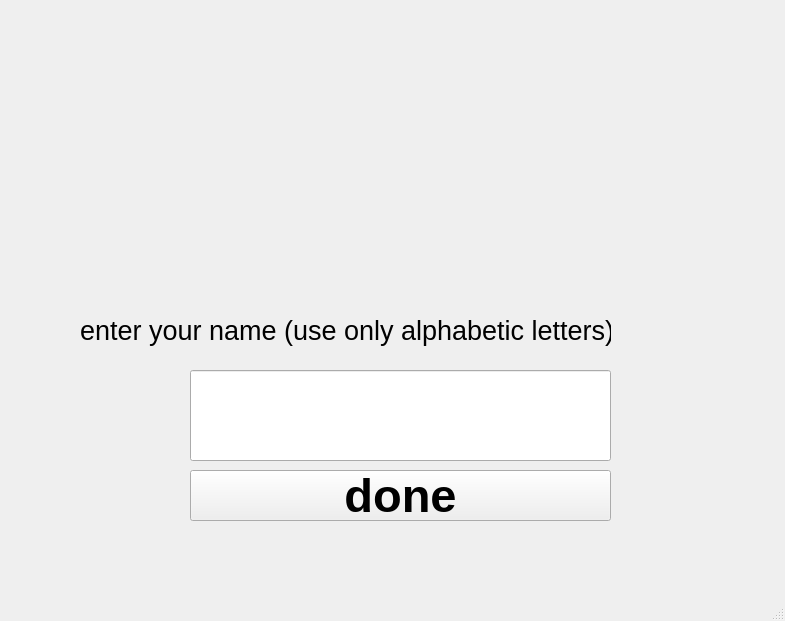
<?xml version="1.0" encoding="UTF-8"?>
<ui version="4.0">
 <class>MainWindow</class>
 <widget class="QMainWindow" name="MainWindow">
  <property name="geometry">
   <rect>
    <x>0</x>
    <y>0</y>
    <width>785</width>
    <height>621</height>
   </rect>
  </property>
  <property name="windowTitle">
   <string>MainWindow</string>
  </property>
  <widget class="QWidget" name="centralwidget">
   <widget class="QLabel" name="label">
    <property name="geometry">
     <rect>
      <x>400</x>
      <y>0</y>
      <width>381</width>
      <height>241</height>
     </rect>
    </property>
    <property name="text">
     <string/>
    </property>
    <property name="pixmap">
     <pixmap resource="res/client_imgs.qrc">:/logo/client_imgs/logo-removebg-preview.png</pixmap>
    </property>
   </widget>
   <widget class="QLineEdit" name="ip_input">
    <property name="geometry">
     <rect>
      <x>190</x>
      <y>370</y>
      <width>421</width>
      <height>91</height>
     </rect>
    </property>
    <property name="font">
     <font>
      <pointsize>28</pointsize>
     </font>
    </property>
    <property name="autoFillBackground">
     <bool>false</bool>
    </property>
    <property name="inputMethodHints">
     <set>Qt::ImhNone</set>
    </property>
    <property name="maxLength">
     <number>20</number>
    </property>
   </widget>
   <widget class="QLabel" name="label_2">
    <property name="geometry">
     <rect>
      <x>80</x>
      <y>300</y>
      <width>531</width>
      <height>61</height>
     </rect>
    </property>
    <property name="font">
     <font>
      <pointsize>20</pointsize>
     </font>
    </property>
    <property name="text">
     <string>enter your name (use only alphabetic letters):</string>
    </property>
   </widget>
   <widget class="QPushButton" name="done_button">
    <property name="geometry">
     <rect>
      <x>190</x>
      <y>470</y>
      <width>421</width>
      <height>51</height>
     </rect>
    </property>
    <property name="font">
     <font>
      <pointsize>35</pointsize>
      <weight>75</weight>
      <bold>true</bold>
     </font>
    </property>
    <property name="text">
     <string>done</string>
    </property>
   </widget>
  </widget>
  <widget class="QMenuBar" name="menubar">
   <property name="geometry">
    <rect>
     <x>0</x>
     <y>0</y>
     <width>785</width>
     <height>21</height>
    </rect>
   </property>
  </widget>
  <widget class="QStatusBar" name="statusbar"/>
 </widget>
 <resources>
  <include location="res/client_imgs.qrc"/>
 </resources>
 <connections/>
</ui>
